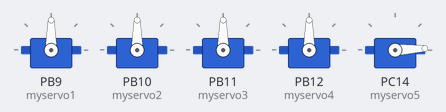
Bench run of a program on a simulated STM32 Blue Pill. Shown: 5 × servo.

Above: at 0.05 s.
At 1.3 s:
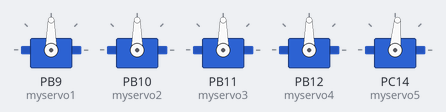
At 2.6 s:
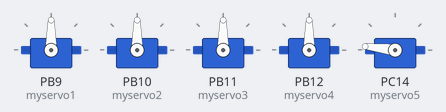
At 5.2 s:
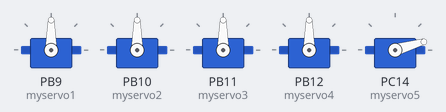
Timing chart, 0 to 7.1 s (numbered marks = the images above):
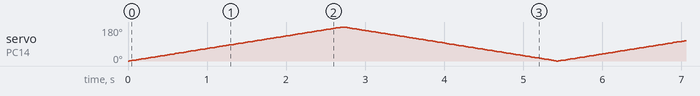

The program:

main.cpp
```cpp
#include <Arduino.h>
#include <Servo.h>

Servo myservo1;  // create servo object to control a servo
Servo myservo2;
Servo myservo3;
Servo myservo4;
Servo myservo5;

int i;

void setup() {
  Serial.begin(115200); //number of bits per second
  myservo1.attach(25);  // attaches the servo on pin PB12 to the servo object
  myservo2.attach(26); //PB13
  myservo3.attach(27); //PB14
  myservo4.attach(28); //PB15
  myservo5.attach(46); //PB9
}

void loop() {
  // put your main code here, to run repeatedly:
  for (i = 0; i <= 180; i += 1){
    //myservo1.write(i);
    //myservo2.write(i);
    //myservo3.write(i);
    //myservo4.write(i);
    myservo5.write(i);
    delay(15);
  }
  for (i = 180; i >= 0; i -= 1){
    //myservo1.write(i);
    //myservo2.write(i);
    //myservo3.write(i);
    //myservo4.write(i);
    myservo5.write(i);
    delay(15);
  }
}
```
